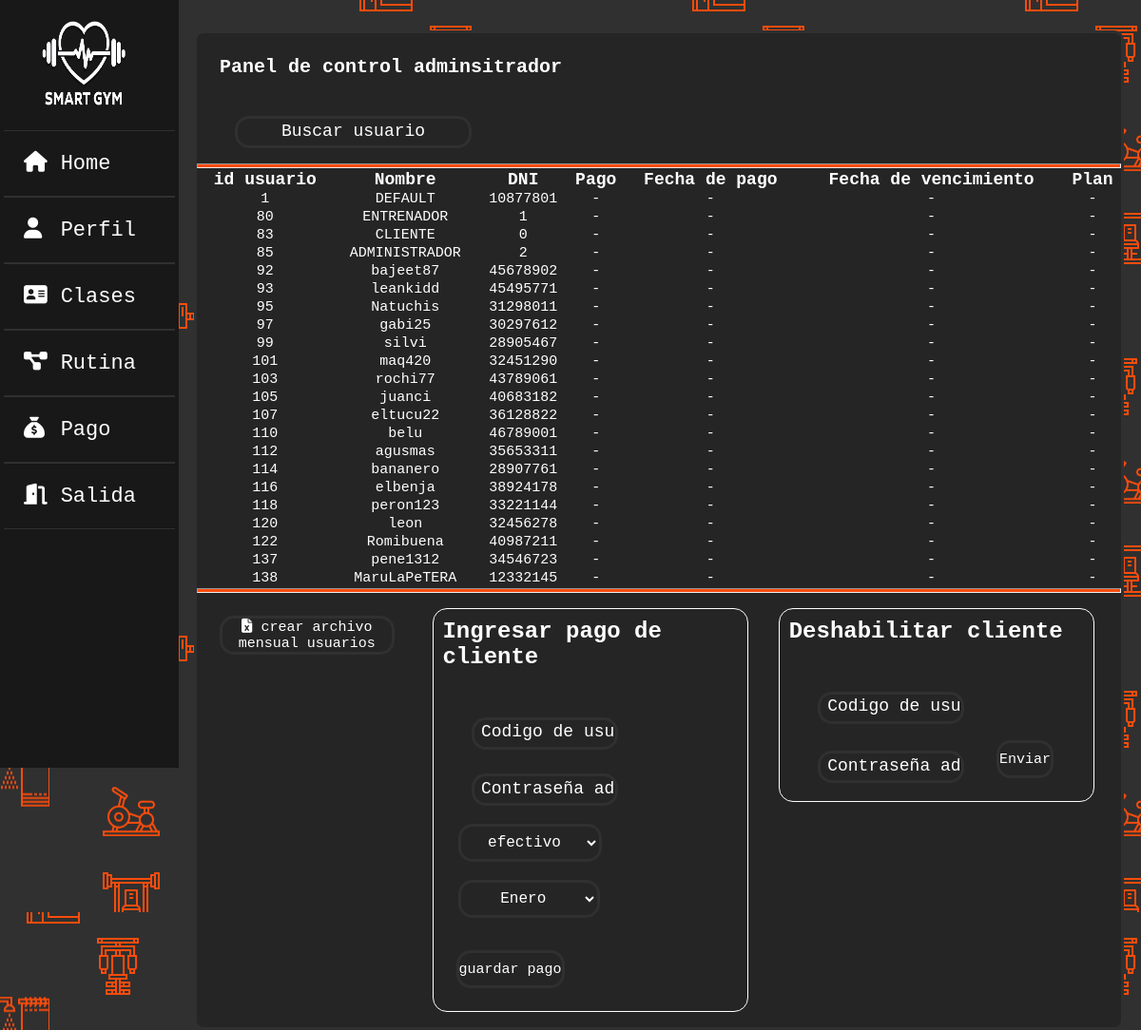
The page /vistas/admincontrolpanel.php (signed in) on the database its author committed.
### tables this page shows
CREATE TABLE `datos` (
  `idusuario` int(9) NOT NULL,
  `nombre` varchar(100) NOT NULL,
  `apellido` varchar(100) NOT NULL,
  `usuario` varchar(100) NOT NULL,
  `sexo` varchar(20) NOT NULL,
  `dni` int(8) NOT NULL,
  `edad` int(2) NOT NULL,
  `correo` varchar(100) NOT NULL,
  `contraseña` varchar(100) NOT NULL,
  `image` longblob NOT NULL,
  `created` datetime NOT NULL,
  `status` varchar(255) NOT NULL,
  `id_rol` int(11) NOT NULL,
  `pesoinicial` varchar(11) NOT NULL,
  `pesoactual` varchar(11) NOT NULL,
  `pesoideal` varchar(11) NOT NULL,
  `estado_cuenta` int(1) NOT NULL,
  `ultimopago` date DEFAULT NULL,
  `cantidad_meses` int(1) DEFAULT NULL,
  `vencimiento` date DEFAULT NULL,
  `plantype` varchar(15) DEFAULT NULL
);

### vistas/admincontrolpanel.php (the view, shortened to what this page needs)
<?php
$conex = conectar();
$nusuario = $_SESSION['usuario'];
$sql = "SELECT * FROM datos WHERE usuario='$nusuario'";
$query = mysqli_query($conex, $sql);
$row = mysqli_fetch_array($query);
$idrol = $row['id_rol'];
?>
<!DOCTYPE html>
<html lang="es">
<head>
    <link rel="stylesheet" href="../css/EstiloGeneral.css">
    <link rel="stylesheet" href="../css/estilotabla.css">
    <link rel="stylesheet" href="../css/EstiloHomes.css">
</head>
<?php
switch ($idrol) {
    case 0:
        include("sidebars/sidebarc.php");
        break;
}
?>
<body>
    <div class="main_contentpa">
            <div class="contenedortabla">
                <h4>Panel de control adminsitrador</h4>
                <input class="form-control col-md-3 light-table-filter" data-table="order-table" type="text" placeholder="Buscar usuario">
                <hr>
                <table class="table table-bordered order-table " id="tabla">
                    <thead class="tabla-header">
                        <tr class="filah">
                            <th>id usuario</th>
                            <th>Nombre</th>
                            <th>DNI</th>
                            <th>Pago</th>
                            <th>Fecha de pago</th>
                            <th>Fecha de vencimiento</th>
                            <th>Plan</th>
                        </tr>
                    </thead>
                    <?php
                    $query = mysqli_query($conex, "SELECT * FROM datos");
                    while ($data = mysqli_fetch_array($query)) {
                    ?>
                        <tr class="tabla-fila">
                            <td class="datos"><?php echo $data['idusuario']; ?></td>
                            <td class="datos"><?php echo $data['usuario']; ?></td>
                            <td class="datos"><?php echo $data['dni']; ?></td>
                            <td class="datos">-</td>
                            <td class="datos">-</td>
                            <td class="datos">-</td>
                            <td class="datos">-</td>
                        </tr>
                    <?php } ?>
                </table>
                <hr>
                <Div class="barra-abajo">
                    <button id="btnExportar" class="btn btn-success">
                        <i class="fas fa-file-excel"></i> crear archivo mensual usuarios
                    </button>
                    <div class="cuadro-admin">
                        <h2>Ingresar pago de cliente</h2>
                        <input class="ing1" type="text" placeholder="Codigo de usuario">
                        <input class="ing2" type="text" placeholder="Contraseña admin">
                        <select name="metodopago" id="mtp">
                            <option value="1">efectivo</option>
                        </select>
                        <div class="meses">
                            <select name="meses-pago" id="p-meses">
                                <option value="">Enero</option>
                            </select>
                            <button type="submit"  id="btn-n"> guardar pago</button>
                        </div>
                    </div>
                    <div id="cuadro-adminbaja">
                        <h2> Deshabilitar cliente</h2>
                        <form method="post">
                        <input class="ing1" type="text" name="iduser" placeholder="Codigo de usuario">
                        <input class="ing2" type="text" name="password" placeholder="Contraseña admin">
                        <input id="btn-n" type="submit" name="bajaboton" value="Enviar">
                    </form>
                    </div>
                </Div>
            </div>
        </div>
</body>
</html>

### css/EstiloGeneral.css (style rules this page uses)
* { margin: 0%; padding: 0%; }
html { background-image: url("../img/fondo_icon.png"); }
body { background-image: url("../img/fondo_icon.png"); }

### css/estilotabla.css (style rules this page uses)
* { margin: 0%; padding: 0%; font-family: "Lucida Console", "Courier New", monospace; }
:root { --color-letra: #fff; --color-fondos: #fb4c0d; --color-fondobotones: #252525; --color-bordes-normales: #303030; }
html { background-image: url("../img/fondo_icon.png"); }
hr { height: 3px; color: var(--color-fondos); background: var(--color-fondos); }
.contenedortabla { position: relative; margin-top: 4vh; height: fit-content; width: fit-content; background-color: var(--color-fondobotones) ; border: 3px solid var(--color-bordes-normales) ; border-radius: 10px; }
.contenedortabla h4 { margin-top: 3vh; margin-left: 3vh; margin-bottom: 0vh; font-size: 20px; color: var(--color-letra); }
.form-control { position: relative; margin-top: 5vh; margin-left: 5vh; margin-bottom: 2vh; height: 3.5vh; width: 25%; text-align: center; background: var(--color-fondobotones); color: var(--color-letra); border:3px solid var(--color-bordes-normales) ; border-radius: 15px; transition: 1.2s; cursor:pointer; font-size: 15px; }
.table { position: relative; height: fit-content; width: 81vw; text-align: center; }
.filah { color: var(--color-letra); font-size: 18px; }
.tabla-fila { font-size: 15px; color: var(--color-letra); }
.barra-abajo { position: relative; display: flex; top: 0%; height: fit-content; width: 80vw; }
#btnExportar { position: flex; margin: 3vh; height: fit-content; width: fit-content; text-align: center; background: var(--color-fondobotones); color: var(--color-letra); border:3px solid var(--color-bordes-normales) ; border-radius: 15px; transition: 1.2s; cursor:pointer; font-size: 15px; }
#btn-n { position: flex; margin: 3vh; min-height: 5vh; height: fit-content; width: fit-content; text-align: center; background: var(--color-fondobotones); color: var(--color-letra); border:3px solid var(--color-bordes-normales) ; border-radius: 15px; transition: 1.2s; cursor:pointer; font-size: 15px; }
.cuadro-admin { position: relative; margin: 2vh; height: fit-content; width: 45vw; background: transparent; border: 1px solid white; border-radius: 15px; }
.cuadro-admin h2 { color: white; margin: 3%; }
#cuadro-adminbaja { position: relative; margin: 2vh; height: fit-content; width: 45vw; background: transparent; border: 1px solid white; border-radius: 15px; }
#cuadro-adminbaja h2 { color: white; margin: 3%; }
.ing1 { position: relative; margin-top: 5vh; margin-left: 5vh; margin-bottom: -2%; height: 3.5vh; min-width: 45%; width: 45%; text-align: center; background: var(--color-fondobotones); color: var(--color-letra); border:3px solid var(--color-bordes-normales) ; border-radius: 15px; transition: 1.2s; cursor:text; font-size: 15px; }
input::placeholder { padding: 5%; font-size: 1rem; }
.ing2 { position: relative; top: 1vh; left: 0vw; margin-top: 3vh; margin-left: 5vh; margin-bottom: 8%; height: 3.5vh; width: 45%; text-align: center; background: var(--color-fondobotones); color: var(--color-letra); border:3px solid var(--color-bordes-normales) ; border-radius: 15px; transition: 1.2s; cursor:text; font-size: 15px; }
#p-meses { margin-bottom: 3%; margin-left: 8%; min-height: 5vh; min-width: fit-content; width: 45%; text-align: center; background: var(--color-fondobotones); color: var(--color-letra); border: 3px solid var(--color-bordes-normales); border-radius: 15px; transition: 0.3s; cursor: pointer; font-size: 1rem; }
#mtp { margin-bottom: 6%; margin-left: 8%; min-height: 5vh; min-width: fit-content; width: 45%; text-align: center; background: var(--color-fondobotones); color: var(--color-letra); border: 3px solid var(--color-bordes-normales); border-radius: 15px; transition: 0.3s; cursor: pointer; font-size: 1rem; }

### css/EstiloHomes.css (style rules this page uses)
:root { --color-letra: #fff; --color-fondos: #fb4c0d; --color-fondo-html: #020202; --color-fondosn: #181818; --color-fondobotones: #252525; --color-bordes: #303030; }
* { margin: 0%; padding: 0%; }
input::placeholder { color: #fff; font-size: 18px; }
.main_contentpa { width: 72%; margin-top: 2%; margin-left: 17%; }

### rows shown on the page
datos: idusuario "1", usuario "DEFAULT", dni "10877801"
datos: idusuario "80", usuario "ENTRENADOR", dni "1"
datos: idusuario "83", usuario "CLIENTE", dni "0"
datos: idusuario "85", usuario "ADMINISTRADOR", dni "2"
datos: idusuario "92", usuario "bajeet87", dni "45678902"
datos: idusuario "93", usuario "leankidd", dni "45495771"
datos: idusuario "95", usuario "Natuchis", dni "31298011"
datos: idusuario "97", usuario "gabi25", dni "30297612"
datos: idusuario "99", usuario "silvi", dni "28905467"
datos: idusuario "101", usuario "maq420", dni "32451290"
datos: idusuario "103", usuario "rochi77", dni "43789061"
datos: idusuario "105", usuario "juanci", dni "40683182"
datos: idusuario "107", usuario "eltucu22", dni "36128822"
datos: idusuario "110", usuario "belu", dni "46789001"
datos: idusuario "112", usuario "agusmas", dni "35653311"
datos: idusuario "114", usuario "bananero", dni "28907761"
datos: idusuario "116", usuario "elbenja", dni "38924178"
datos: idusuario "118", usuario "peron123", dni "33221144"
datos: idusuario "120", usuario "leon", dni "32456278"
datos: idusuario "122", usuario "Romibuena", dni "40987211"
datos: idusuario "137", usuario "pene1312", dni "34546723"
datos: idusuario "138", usuario "MaruLaPeTERA", dni "12332145"
